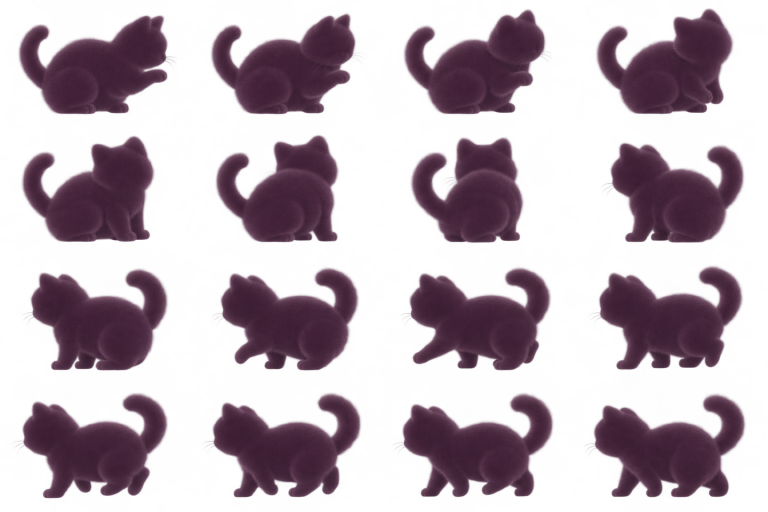
#> input picture art-source/cat-exits/low.png, 1536 x 1024 px (shown at 1/2 size); its folder holds only this picture in this run
$ python prepare-cat-exits.py
#> lines starting #> are read from the running program, lines starting #| are printed output that depends on the picture
"""Pack generated transparent cells without changing their anatomy or fur alpha."""
from PIL import Image
from pathlib import Path
import numpy as np, json
root=Path(__file__).resolve().parents[1]
meta={}
for name in ('low','sit','upper'):
    source=root/'art-source/cat-exits'/f'{name}.png'
    if not source.exists():continue
    im=Image.open(source).convert('RGBA');cw,ch=im.width//4,im.height//4
#> further down, im is the input picture: PIL image 1536x1024 RGBA; mean R, G, B, A 84, 54.5, 74.1, 94.1
#> after `cw, ch = (im.width // 4, im.height // 4)`: cw = 384; ch = 256
    out=Image.new('RGBA',(2304,1536));frames=[]
#> after `out = Image.new('RGBA', (2304, 1536))`: out: PIL image 2304x1536 RGBA; every value is 0
    for i in range(16):
        crop=im.crop((i%4*cw,i//4*ch,(i%4+1)*cw,(i//4+1)*ch))
        frame=crop.resize((576,384),Image.Resampling.LANCZOS)
        out.paste(frame,(i%4*576,i//4*384))
        a=np.asarray(frame.getchannel('A'),dtype=float)/255
        ys,xs=np.where(a>.12)
        assert len(xs)>100 and min(xs)>0 and max(xs)<575 and min(ys)>0 and max(ys)<383,(name,i,'clipped')
        total=a.sum();xx,yy=np.meshgrid(np.arange(576),np.arange(384))
        frames.append({'foot':round((ys.max()+1)/.375,2),'cx':round((xx*a).sum()/total/.375,2),'cy':round((yy*a).sum()/total/.375,2),'mass':round(total**.5/.375,2),'bounds':[round(xs.min()/.375),round(ys.min()/.375),round((xs.max()+1)/.375),round((ys.max()+1)/.375)]})
#> this loop made 16 passes
#> total on passes 1 to 12: 84729.9, 81543.3, 79486.4, 81251.3, 82013.3, 77475.7, 73095.7, 80406.4, 82835.3, 82320, 84399.1, 83441.3
#> pass 1, `crop=im.crop((i%4*cw,i//4*ch,(i%4+1)*cw,(i//4+1)*ch))`:
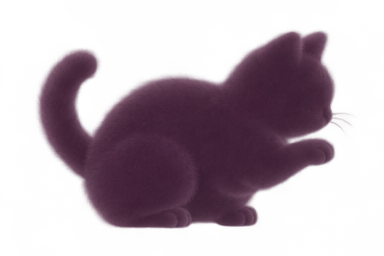
#> crop: PIL image 384x256 RGBA; mean R, G, B, A 85.8, 55.2, 75.3, 97.7; transparent parts drawn white
#> pass 1, `a=np.asarray(frame.getchannel('A'),dtype=float)/255`:
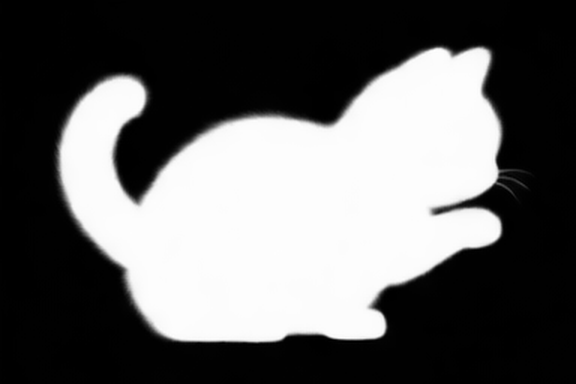
#> a: shape (384, 576) float64; min 0, max 1, mean 0.383
#> pass 2, `crop=im.crop((i%4*cw,i//4*ch,(i%4+1)*cw,(i//4+1)*ch))`:
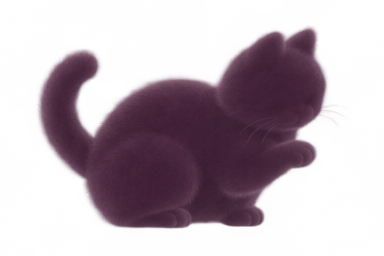
#> crop: PIL image 384x256 RGBA; mean R, G, B, A 85.4, 55.3, 75.1, 94; transparent parts drawn white
#> after the loop:
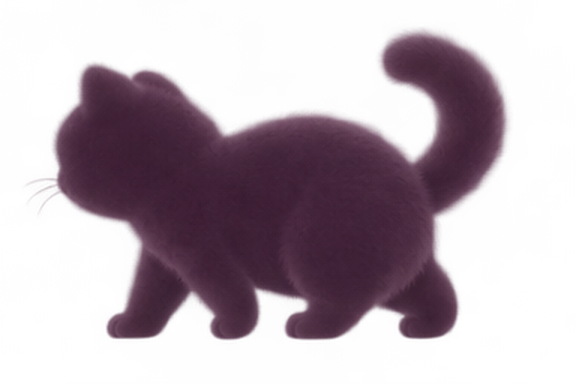
#> frame: PIL image 576x384 RGBA; mean R, G, B, A 41, 24.8, 36.4, 97.6; transparent parts drawn white
#> after the loop, frames = 16 items
    out.save(root/'dist/cat-motion'/f'exit-{name}.webp',lossless=True,method=6)
    # Reference mass of entry frames preserves the size at the splice; do not
    # independently resize foreshortened turn drawings.
    meta[name]={'file':f'cat-motion/exit-{name}.webp','frames':frames,'reference':round(float(np.median([f['mass'] for f in frames[:3]])),2)}
(root/'dist/cat-exit-meta.js').write_text('const catExitArt='+json.dumps(meta,separators=(',',':'))+';\n')
print('Prepared:',', '.join(meta))
#| Prepared: low
